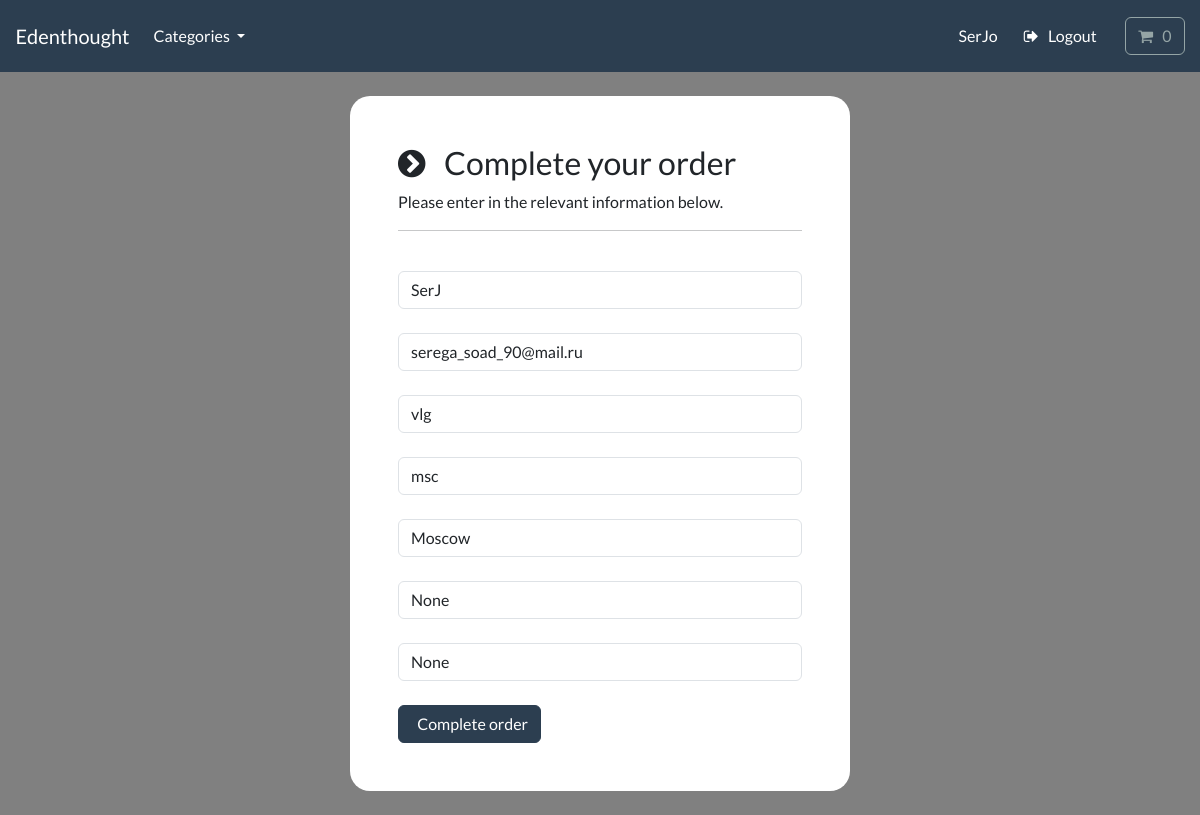
/payment/checkout (signed in), run on the app's committed database.
### payment/models.py (models this page shows, shortened)
class ShippingAdress(models.Model):
    full_name = models.CharField(max_length=300)
    email=models.EmailField(max_length=255)
    address1=models.CharField(max_length=300)
    address2 = models.CharField(max_length=300)
    city=models.CharField(max_length=255)
    state=models.CharField(max_length=255,null=True, blank=True)
    zipcode=models.CharField(max_length=255,null=True, blank=True)
    user=models.ForeignKey(User, on_delete=models.CASCADE, null=True, blank=True)
    class Meta:
        verbose_name_plural="Shipping Adress"

### payment/views.py (the view)
# urls.py: path('checkout', views.checkout, name='checkout'),
def checkout(request):
    if request.user.is_authenticated:
        try:
            shipping_address=ShippingAdress.objects.get(user=request.user.id)
            context={'shipping':shipping_address}
            return render(request, 'payment/checkout.html', context=context)
        except:
            return render(request, 'payment/checkout.html')
    else:
        return render(request, 'payment/checkout.html')

### cart/cart.py (called while the page is built)
    def __len__(self):
        return sum(item['qty'] for item in self.cart.values())

### cart/context_processors.py (called while the page is built)
def cart(request):
    return {'cart':Cart(request)}

### store/models.py (called while the page is built)
    def get_absolute_url(self):
        return reverse('list-category', args=[self.slug])

### store/views.py (called while the page is built)
def categories(request):
    all_categories=Category.objects.all()
    return {'all_categories':all_categories}

### payment/templates/payment/checkout.html (shortened to what this page needs)
{% include "store/base.html" %}
{% load static %}
{% block content %}
    <body>
        <br>
        <div class="container bg-white shadow-md p-5" style="width:500px; border-radius:20px;">
            <form id="form">
                <div>
                    <h3> <i class="fa fa-chevron-circle-right" aria-hidden="true"></i> &nbsp; Complete your order </h3>
                    <p> Please enter in the relevant information below. </p>
                    <hr>
                    <br>
                    <div class="form-field">
                        <input class="form-control validate" id="name" type="text" placeholder="Full name*" autocomplete="off" value="{{shipping.full_name}}" required>
                    </div>
                    <br>
                    <div class="form-field">
                        <input class="form-control validate" id="email" type="email" placeholder="Email address*" autocomplete="off" value="{{shipping.email}}" required>
                    </div>
                    <br>
                    <div class="form-field">
                        <input class="form-control validate" id="address1" type="text" placeholder="Address 1*" autocomplete="off" value="{{shipping.address1}}" required>
                    </div>
                    <br>
                    <div class="form-field">
                        <input class="form-control validate" id="address2" type="text" placeholder="Address 2*" autocomplete="off" value="{{shipping.address2}}" required>
                    </div>
                    <br>
                    <div class="form-field">
                        <input class="form-control validate" id="city" type="text" placeholder="City*" autocomplete="off" value="{{shipping.city}}" required>
                    </div>
                    <br>
                    <div class="form-field">
                        <input class="form-control" id="state" type="text" placeholder="State (Optional)" autocomplete="off" value="{{shipping.state}}">
                    </div>
                    <br>
                    <div class="form-field">
                        <input class="form-control" id="zipcode" type="text" placeholder="Zip code (Optional)" autocomplete="off" value="{{shipping.zipcode}}">
                    </div>
                </div>
                <br>
               <button id="complete-order" type="submit" class="btn btn-primary navbar-btn text-white"> &nbsp; Complete order </button>
                <br>
            </form>
        </div>
        <br>
    </body>
{% endblock %}

### store/templates/store/base.html (shortened to what this page needs)
{% load static %}
<!DOCTYPE html>
<html>
    <head>
        <link rel="stylesheet" href="https://bootswatch.com/5/flatly/bootstrap.min.css">
        <link type="text/css" href="{% static 'css/styles.css' %}" rel="stylesheet" />
        <link rel="stylesheet" href="https://cdnjs.cloudflare.com/ajax/libs/font-awesome/4.7.0/css/font-awesome.min.css">
    </head>
    <nav class="navbar navbar-expand-lg bg-primary justify-content-center">
        <a class="navbar-brand main-heading text-white" href="{% url 'store' %}">
        &nbsp; &nbsp; Edenthought
        </a>
        <div class="collapse navbar-collapse" id="navbarCollapse">
            <ul class="navbar-nav me-auto mb-2 mb-md-0">
                <li class="nav-item dropdown">
                    <a class="nav-link dropdown-toggle text-white" href="#" id="navbarDropdown" role="button"
                    data-bs-toggle="dropdown" aria-expanded="false">
                        Categories
                    </a>
                </li>
            </ul>
        </div>
        <div class="collapse navbar-collapse text-center" id="navbarNavDropdown">
            <ul class="navbar-nav ms-auto">
                <li class="nav-item">
                    {% if user.is_authenticated %}
                    <a class="btn btn-alert navbar-btn text-white" type="button"  href="{% url 'dashboard' %}">
                        {{user.username}} </a>
                    {% else %}
                        <a class="btn btn-alert navbar-btn text-white" type="button"  href="{% url 'register' %}"> Register </a>
                    {% endif %}
                </li>
                <li class="nav-item">
                    {% if user.is_authenticated %}
                    <a class="btn btn-alert navbar-btn text-white" type="button"  href="{% url 'user-logout' %}"><i class="fa fa-sign-out" aria-hidden="true"></i> &nbsp; Logout </a>
                    {% else %}
                    <a class="btn btn-alert navbar-btn text-white" type="button"  href="{% url 'my-login' %}"> Login </a>
                    {% endif %}
                </li>
                <li class="nav-item">
                    <a type="button" role="button" href="{% url 'cart-summary' %}" class="btn btn-outline-secondary">
                        <i class="fa fa-shopping-cart" aria-hidden="true"> </i>
                            <div id="cart-qty" class="d-inline-flex">
                                {% with qty_amount=cart|length %}
                                    {% if qty_amount > 0 %}
                                        {{ qty_amount }}
                                    {% else %}
                                        0
                                    {% endif %}
                                {% endwith %}
                            </div>
                    </a>
                </li>
            </ul>
        </div>
    </nav>
    <body>
    </body>
</html>

### payment/templates/payment/checkout.html (style rules this page uses)
body { background-color: gray; }

### data on the page
ShippingAdress: full_name "SerJ", email "serega_soad_90@mail.ru", address1 "vlg", address2 "msc", city "Moscow", state "None", zipcode "None"

### other printed values
{{ user.username }} "SerJo"
